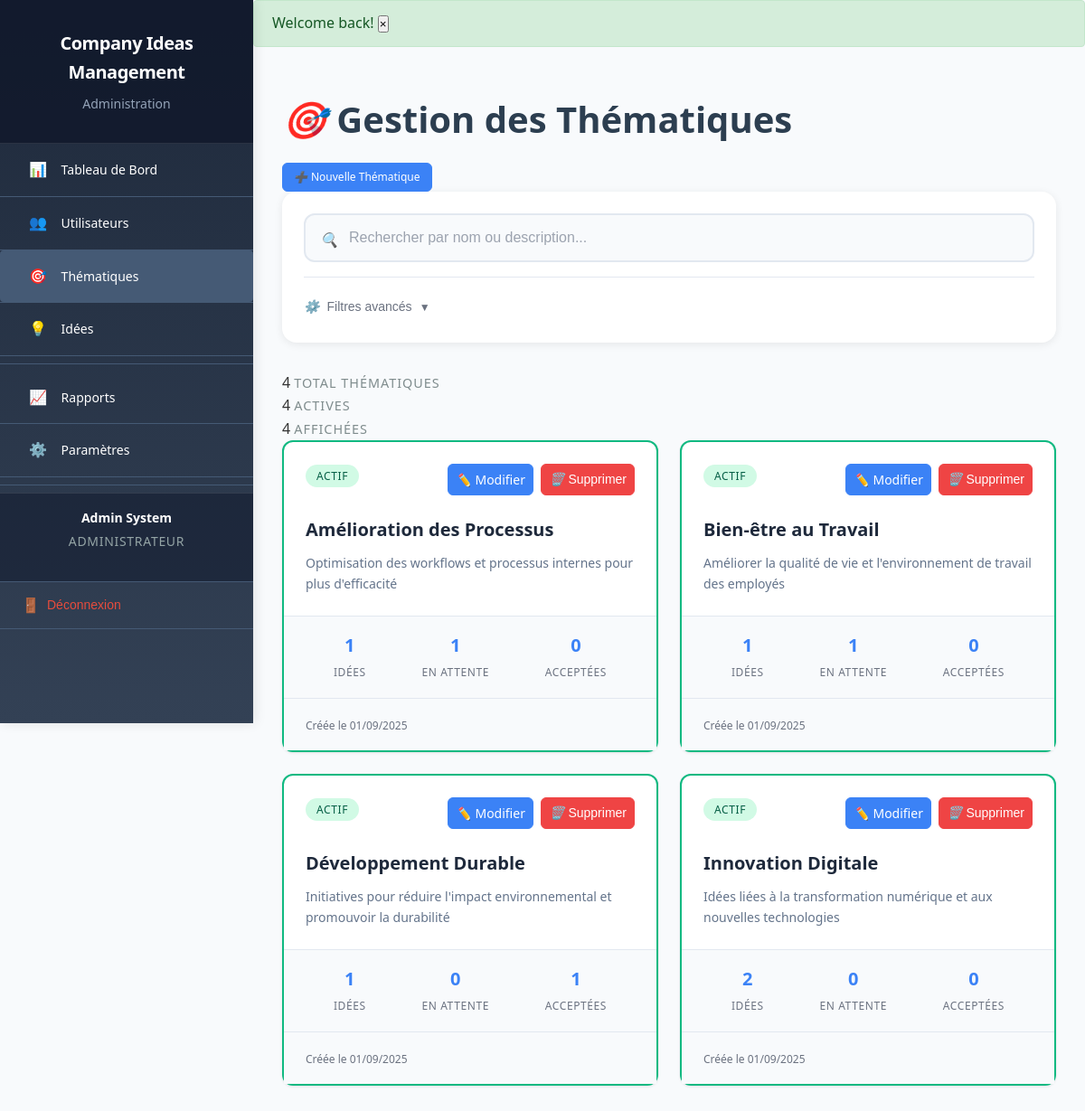
The app's page /admin/themes (signed in) with its own data.
### tables this page shows
CREATE TABLE `users` (
    `id` BIGINT UNSIGNED NOT NULL AUTO_INCREMENT,
    `first_name` VARCHAR(100) NOT NULL,
    `last_name` VARCHAR(100) NOT NULL,
    `email` VARCHAR(180) NOT NULL,
    `password_hash` VARCHAR(255) NOT NULL,
    `role` ENUM('admin', 'salarie', 'evaluateur') NOT NULL,
    `status` ENUM('active', 'inactive') NOT NULL DEFAULT 'active',
    `created_at` DATETIME NOT NULL DEFAULT CURRENT_TIMESTAMP,
    `updated_at` DATETIME NULL ON UPDATE CURRENT_TIMESTAMP,
    PRIMARY KEY (`id`),
    UNIQUE KEY `email_unique` (`email`),
    KEY `idx_email` (`email`),
    KEY `idx_role` (`role`),
    KEY `idx_status` (`status`)
);

CREATE TABLE `themes` (
    `id` BIGINT UNSIGNED NOT NULL AUTO_INCREMENT,
    `name` VARCHAR(150) NOT NULL,
    `description` TEXT NULL,
    `is_active` TINYINT(1) NOT NULL DEFAULT 1,
    `created_at` DATETIME NOT NULL DEFAULT CURRENT_TIMESTAMP,
    PRIMARY KEY (`id`),
    UNIQUE KEY `name_unique` (`name`),
    KEY `idx_is_active` (`is_active`)
);

### app/Views/admin/themes/index.php (the view, shortened to what the rows shown need)
<div class="page-header">
    <div class="page-header-content">
        <h1 class="page-title">
            <i class="icon-themes"></i>
            Gestion des Thématiques
        </h1>
        <div class="page-actions">
            <a href="/admin/themes/create" class="btn btn-primary">
                <i class="icon-plus"></i>
                Nouvelle Thématique
            </a>
        </div>
    </div>
</div>
<div class="modern-search-container">
    <form method="GET" action="/admin/themes" class="modern-search-form">
        <div class="search-bar-wrapper">
            <div class="search-input-container">
                <i class="search-icon"></i>
                <input type="text"
                       id="search"
                       name="search"
                       value="<?= htmlspecialchars($search ?? '') ?>"
                       placeholder="Rechercher par nom ou description..."
                       class="modern-search-input">
            </div>
        </div>
        <div class="advanced-filters">
            <div class="filter-toggle">
                <button type="button" class="filter-toggle-btn">
                    <i class="filter-icon"></i>
                    <span>Filtres avancés</span>
                    <i class="chevron-icon"></i>
                </button>
            </div>
        </div>
    </form>
</div>
<div class="stats-summary">
    <div class="stat-item">
        <span class="stat-value"><?= $totalThemes ?? 0 ?></span>
        <span class="stat-label">Total Thématiques</span>
    </div>
    <div class="stat-item">
        <span class="stat-value"><?= $activeThemes ?? 0 ?></span>
        <span class="stat-label">Actives</span>
    </div>
    <div class="stat-item">
        <span class="stat-value"><?= count($themes ?? []) ?></span>
        <span class="stat-label">Affichées</span>
    </div>
</div>
<div class="themes-grid">
    <?php if (empty($themes)): ?>
        <div class="no-data-card">
            <div class="no-data-icon">
                <i class="icon-info"></i>
            </div>
            <h3>Aucune thématique trouvée</h3>
            <p>Commencez par créer votre première thématique pour organiser les idées.</p>
            <a href="/admin/themes/create" class="btn btn-primary">
                <i class="icon-plus"></i>
                Créer une thématique
            </a>
        </div>
    <?php else: ?>
        <?php foreach ($themes as $theme): ?>
            <div class="theme-card <?= $theme['is_active'] ? 'active' : 'inactive' ?>" data-theme-id="<?= $theme['id'] ?>">
                <div class="theme-header">
                    <div class="theme-status">
                        <span class="status-badge <?= $theme['is_active'] ? 'status-active' : 'status-inactive' ?>">
                            <?= $theme['is_active'] ? 'Actif' : 'Inactif' ?>
                        </span>
                    </div>
                    <div class="theme-actions">
                        <a href="/admin/themes/<?= $theme['id'] ?>/edit" class="btn btn-sm btn-primary">
                            <i class="icon-edit"></i>
                            Modifier
                        </a>
                        <form method="POST" action="/admin/themes/<?= $theme['id'] ?>/delete" class="delete-form" style="display: inline;">
                            <button type="submit"
                                    class="btn btn-sm btn-danger"
                                    onclick="return confirm('Êtes-vous sûr de vouloir supprimer cette thématique ? Cette action est irréversible.')">
                                <i class="icon-trash"></i>
                                Supprimer
                            </button>
                        </form>
                    </div>
                </div>
                <div class="theme-content display-mode">
                    <h3 class="theme-title"><?= htmlspecialchars($theme['name']) ?></h3>
                    <p class="theme-description">
                        <?= htmlspecialchars($theme['description']) ?>
                    </p>
                </div>
                <div class="theme-stats">
                    <div class="stat-item">
                        <span class="stat-value"><?= $theme['ideas_count'] ?? 0 ?></span>
                        <span class="stat-label">Idées</span>
                    </div>
                    <div class="stat-item">
                        <span class="stat-value"><?= $theme['pending_ideas'] ?? 0 ?></span>
                        <span class="stat-label">En attente</span>
                    </div>
                    <div class="stat-item">
                        <span class="stat-value"><?= $theme['accepted_ideas'] ?? 0 ?></span>
                        <span class="stat-label">Acceptées</span>
                    </div>
                </div>
                <div class="theme-footer">
                    <span class="theme-date">
                        Créée le <?= date('d/m/Y', strtotime($theme['created_at'])) ?>
                    </span>
                </div>
            </div>
        <?php endforeach; ?>
    <?php endif; ?>
</div>

### app/Views/partials/navbar_admin.php (shortened to what the rows shown need)
<nav class="sidebar-nav">
    <ul class="nav-list">
        <li class="nav-item">
            <a href="/admin" class="nav-link <?= $_SERVER['REQUEST_URI'] === '/admin' ? 'active' : '' ?>">
                <i class="icon-dashboard"></i>
                <span>Tableau de Bord</span>
            </a>
        </li>
        <li class="nav-item">
            <a href="/admin/users" class="nav-link <?= strpos($_SERVER['REQUEST_URI'], '/admin/users') === 0 ? 'active' : '' ?>">
                <i class="icon-users"></i>
                <span>Utilisateurs</span>
            </a>
        </li>
        <li class="nav-item">
            <a href="/admin/themes" class="nav-link <?= strpos($_SERVER['REQUEST_URI'], '/admin/themes') === 0 ? 'active' : '' ?>">
                <i class="icon-themes"></i>
                <span>Thématiques</span>
            </a>
        </li>
        <li class="nav-item">
            <a href="/admin/ideas" class="nav-link <?= strpos($_SERVER['REQUEST_URI'], '/admin/ideas') === 0 ? 'active' : '' ?>">
                <i class="icon-ideas"></i>
                <span>Idées</span>
            </a>
        </li>
        <li class="nav-divider"></li>
        <li class="nav-item">
            <a href="/admin/reports" class="nav-link <?= strpos($_SERVER['REQUEST_URI'], '/admin/reports') === 0 ? 'active' : '' ?>">
                <i class="icon-reports"></i>
                <span>Rapports</span>
            </a>
        </li>
        <li class="nav-item">
            <a href="/admin/settings" class="nav-link <?= strpos($_SERVER['REQUEST_URI'], '/admin/settings') === 0 ? 'active' : '' ?>">
                <i class="icon-settings"></i>
                <span>Paramètres</span>
            </a>
        </li>
        <li class="nav-divider"></li>
        <li class="nav-user">
            <div class="user-info">
                <div class="user-name"><?= htmlspecialchars($user['first_name'] . ' ' . $user['last_name']) ?></div>
                <div class="user-role">Administrateur</div>
            </div>
        </li>
        <li class="nav-item">
            <form method="POST" action="/logout" class="logout-form">
                <button type="submit" class="nav-link btn-logout" data-confirm="Êtes-vous sûr de vouloir vous déconnecter ?">
                    <i class="icon-logout"></i>
                    <span>Déconnexion</span>
                </button>
            </form>
        </li>
    </ul>
</nav>

### records on screen
users: first_name+last_name "Admin System"
themes: id "4", is_active "ACTIF", name "Bien-être au Travail", description "Améliorer la qualité de vie et l'environnement de travail des employés", ideas_count "1", pending_ideas "1", accepted_ideas "0", created_at "01/09/2025"
themes: is_active "ACTIF", name "Amélioration des Processus", description "Optimisation des workflows et processus internes pour plus d'efficacité", ideas_count "1", pending_ideas "1", accepted_ideas "0", created_at "01/09/2025"
themes: is_active "ACTIF", name "Développement Durable", description "Initiatives pour réduire l'impact environnemental et promouvoir la durabilité", ideas_count "1", pending_ideas "0", accepted_ideas "1", created_at "01/09/2025"
themes: is_active "ACTIF", name "Innovation Digitale", description "Idées liées à la transformation numérique et aux nouvelles technologies", ideas_count "2", pending_ideas "0", accepted_ideas "0", created_at "01/09/2025"

### other values on screen
$config['app']['name'] "Company Ideas Management"
$message['message'] "Welcome back!"
count($themes ?? []) "4"
